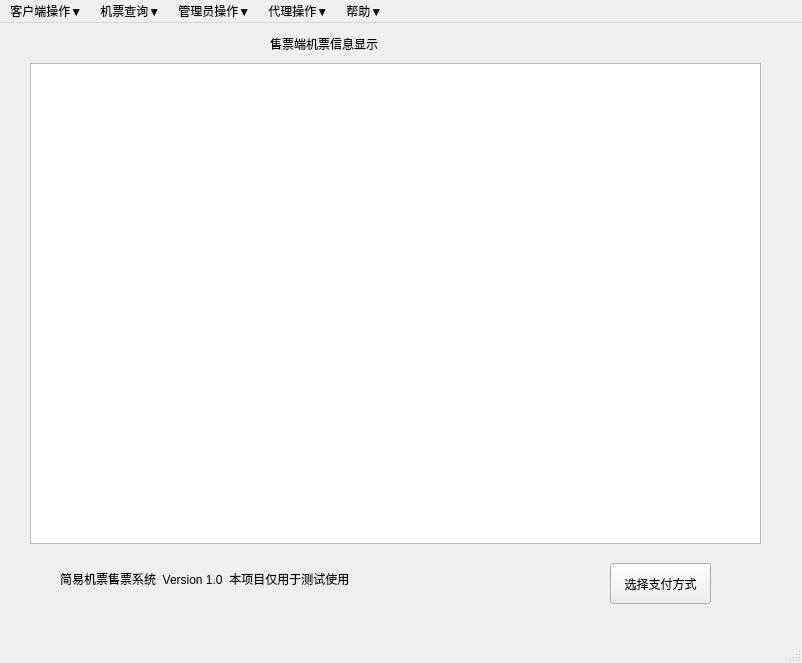
<?xml version="1.0" encoding="UTF-8"?>
<ui version="4.0">
 <class>MainWindow</class>
 <widget class="QMainWindow" name="MainWindow">
  <property name="geometry">
   <rect>
    <x>0</x>
    <y>0</y>
    <width>802</width>
    <height>663</height>
   </rect>
  </property>
  <property name="windowTitle">
   <string>TicketingSystem_Admin</string>
  </property>
  <widget class="QWidget" name="centralwidget">
   <widget class="QTextBrowser" name="textBrowser">
    <property name="geometry">
     <rect>
      <x>30</x>
      <y>40</y>
      <width>731</width>
      <height>481</height>
     </rect>
    </property>
   </widget>
   <widget class="QLabel" name="label">
    <property name="geometry">
     <rect>
      <x>270</x>
      <y>10</y>
      <width>191</width>
      <height>21</height>
     </rect>
    </property>
    <property name="styleSheet">
     <string notr="true">font: 75 15pt &quot;URW Bookman L&quot;;
</string>
    </property>
    <property name="text">
     <string>售票端机票信息显示</string>
    </property>
   </widget>
   <widget class="QPushButton" name="pushButton">
    <property name="geometry">
     <rect>
      <x>610</x>
      <y>540</y>
      <width>101</width>
      <height>41</height>
     </rect>
    </property>
    <property name="styleSheet">
     <string notr="true">
border-bottom-color: rgb(0, 0, 0);</string>
    </property>
    <property name="text">
     <string>选择支付方式</string>
    </property>
   </widget>
   <widget class="QLabel" name="label_2">
    <property name="geometry">
     <rect>
      <x>60</x>
      <y>530</y>
      <width>501</width>
      <height>51</height>
     </rect>
    </property>
    <property name="styleSheet">
     <string notr="true">
font: 75 15pt &quot;URW Bookman L&quot;;</string>
    </property>
    <property name="text">
     <string>简易机票售票系统  Version 1.0  本项目仅用于测试使用</string>
    </property>
   </widget>
  </widget>
  <widget class="QMenuBar" name="menubar">
   <property name="geometry">
    <rect>
     <x>0</x>
     <y>0</y>
     <width>802</width>
     <height>28</height>
    </rect>
   </property>
   <widget class="QMenu" name="menu_func">
    <property name="title">
     <string>客户端操作▼ </string>
    </property>
    <addaction name="action_connect"/>
    <addaction name="action_disconnect"/>
    <addaction name="action_buyticket"/>
    <addaction name="action_exit"/>
   </widget>
   <widget class="QMenu" name="menu_inquire">
    <property name="title">
     <string>机票查询▼ </string>
    </property>
    <addaction name="action_inquireone"/>
    <addaction name="action_inquireall"/>
   </widget>
   <widget class="QMenu" name="menu_help">
    <property name="title">
     <string>帮助▼ </string>
    </property>
    <addaction name="action_show"/>
    <addaction name="action_about"/>
   </widget>
   <widget class="QMenu" name="menu_admin">
    <property name="title">
     <string>管理员操作▼ </string>
    </property>
    <addaction name="action_add"/>
    <addaction name="action_update"/>
    <addaction name="action_delete"/>
    <addaction name="action"/>
   </widget>
   <widget class="QMenu" name="menu">
    <property name="title">
     <string>代理操作▼ </string>
    </property>
    <addaction name="actiontuipiao"/>
    <addaction name="action_2"/>
   </widget>
   <addaction name="menu_func"/>
   <addaction name="menu_inquire"/>
   <addaction name="menu_admin"/>
   <addaction name="menu"/>
   <addaction name="menu_help"/>
  </widget>
  <widget class="QStatusBar" name="statusbar"/>
  <action name="action_connect">
   <property name="text">
    <string>连接服务器</string>
   </property>
  </action>
  <action name="action_disconnect">
   <property name="text">
    <string>断开连接</string>
   </property>
  </action>
  <action name="action_exit">
   <property name="text">
    <string>退出</string>
   </property>
  </action>
  <action name="action_inquireone">
   <property name="text">
    <string>查询指定机票</string>
   </property>
   <property name="toolTip">
    <string>查询指定机票</string>
   </property>
  </action>
  <action name="action_inquireall">
   <property name="text">
    <string>查询所有机票</string>
   </property>
   <property name="toolTip">
    <string>查询所有机票</string>
   </property>
  </action>
  <action name="action_show">
   <property name="text">
    <string>显示内容</string>
   </property>
  </action>
  <action name="action_about">
   <property name="text">
    <string>关于</string>
   </property>
  </action>
  <action name="action_add">
   <property name="text">
    <string>增加机票</string>
   </property>
   <property name="toolTip">
    <string>增加机票信息</string>
   </property>
  </action>
  <action name="action_update">
   <property name="text">
    <string>更新机票</string>
   </property>
   <property name="toolTip">
    <string>修改机票信息</string>
   </property>
  </action>
  <action name="action_delete">
   <property name="text">
    <string>删除机票</string>
   </property>
   <property name="toolTip">
    <string>删除机票信息</string>
   </property>
  </action>
  <action name="action_buyticket">
   <property name="text">
    <string>购买机票</string>
   </property>
  </action>
  <action name="actiontuipiao">
   <property name="text">
    <string>代理购票</string>
   </property>
  </action>
  <action name="actiondaili">
   <property name="text">
    <string>daili</string>
   </property>
  </action>
  <action name="action">
   <property name="text">
    <string>退订机票</string>
   </property>
  </action>
  <action name="action_2">
   <property name="text">
    <string>代理退票</string>
   </property>
  </action>
 </widget>
 <resources/>
 <connections/>
</ui>
